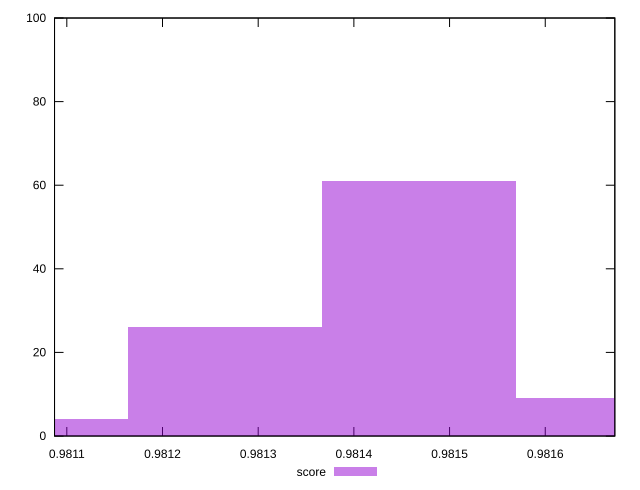

This figure's gnuplot source:
reset
set terminal svg size 640, 490
set output "reprap/first-meaningful-paint/samples/pages+cached+noexternal+nocss/score/histogram.svg"

$score <<EOF
0.9814714249961897 66
0.9812439692777664 25
0.9816988807146129 7
0.9810165135593432 2
EOF

set key outside below
set boxwidth 0.00022745571842321892
set yrange [0:100]
set style fill transparent solid 0.5 noborder

plot \
  $score title "score" with boxes, \


reset
